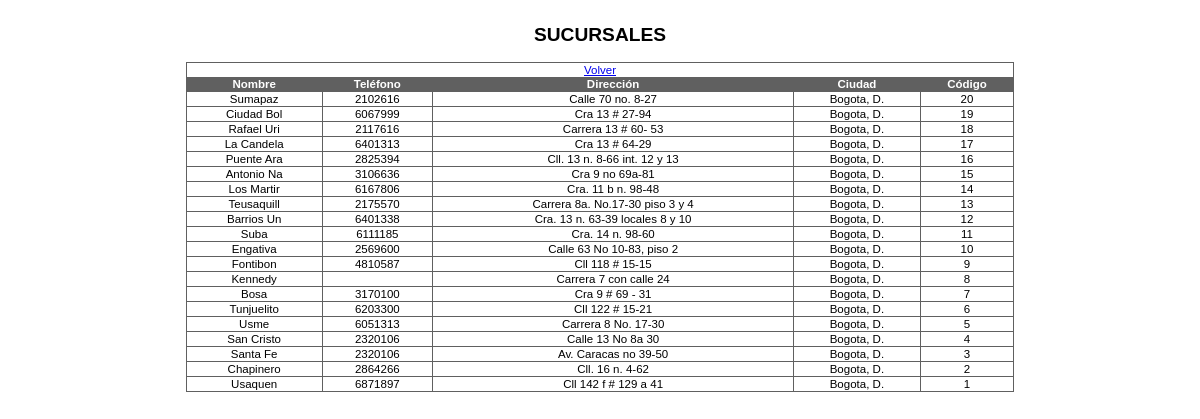
Page /views/sucursales.php (signed in) on the committed database.
### tables this page shows
CREATE TABLE IF NOT EXISTS `sucursal` (
  `suc_num` int(10) unsigned NOT NULL,
  `suc_nom` varchar(25) NOT NULL,
  `suc_dir` varchar(45) NOT NULL,
  `suc_tel` varchar(10) NOT NULL,
  `fk_ciu_num` int(10) unsigned NOT NULL,
  PRIMARY KEY (`suc_num`),
  KEY `fk_sucursal_ciudad1` (`fk_ciu_num`)
);

CREATE TABLE IF NOT EXISTS `ciudad` (
  `ciu_num` int(10) unsigned NOT NULL,
  `ciu_nom` varchar(25) NOT NULL,
  `fk_dep_num` int(10) unsigned NOT NULL,
  PRIMARY KEY (`ciu_num`),
  KEY `fk_ciudad_departamento1` (`fk_dep_num`)
);

### src/views/sucursales.php (called while the page is built, shortened)
<?php
    $vista = Vista::getInstance();
    $vista->ejecutarMostrarSucursales();
?>

### src/modelo/Dbase.php (called while the page is built, shortened)
<?php
class DBase
{
    private $link;
    private $server;
    private $dbname;
    private $username;
    private $password;
    private function __construct()
    {
        $this->server   = 'localhost:3306';
        $this->dbname   = 'xth_8767702_inmosys_db';
        $this->username = 'admin';
        $this->password = '1234';
        $this->link = null;
    }
    public function connectTo()
    {
	$this->link = mysql_connect($this->server, $this->username, $this->password);
        if($this->link==false)
            return false;
        else
        {
            if(!mysql_select_db($this->dbname, $this->link))
                return false;
            else
                return true;
        }
    }
    public function executeQry ($qry, &$num)
    {
        $result = mysql_query($qry, $this->link);
        return $result;
    }
}
?>

### src/ctrl/Control.php (called while the page is built, shortened)
<?php
    include_once("../modelo/Dbase.php");
class Control
{
    private $bdatos ;
    static private $instance;
    private function  __construct()
    {
        $this->bdatos = DBase::getInstance();
    }
    static public function getInstance()
    {
        if(self::$instance==NULL)
        {
            self::$instance = new Control();
        }
        return self::$instance;
    }
    public function srvObtenerVistaSucursales(&$datos,&$num)
    {
        $numrows=-1;
        $qry= "SELECT sucursal.suc_nom, sucursal.suc_num,sucursal.suc_tel,sucursal.suc_dir,ciudad.ciu_nom ".
               "FROM sucursal INNER JOIN ciudad ".
               "WHERE ciudad.ciu_num = sucursal.fk_ciu_num ".
               "ORDER BY suc_num DESC;";
        $this->bdatos->connectTo();
        $link= $this->bdatos->executeQry($qry, $numrows);
        if($numrows>=1)
        {
            return CodRes::EXITO;
        }
        else
        {
            $this->bdatos->close();
            return CodRes::SIN_REGISTROS;
        }
    }
}
?>

### src/Vista/HtmlGenerator.php (the view, shortened to what this page needs)
<?php
class HtmlGenerator
{
    public function imprimirDoctype()
    {
        print "<!DOCTYPE html PUBLIC \"-//W3C//DTD XHTML 1.0 Transitional//EN\" \"http://www.w3.org/TR/xhtml1/DTD/xhtml1-transitional.dtd\">".
                "<html xmlns=\"http://www.w3.org/1999/xhtml\">";
    }
    public function imprimirLinkCss($linkCss)
    {
        print "<link rel=\"stylesheet\" type=\"text/css\" href=\"".$linkCss."\" />";
    }
    public function imprimirVistaSucursales($datos, $num)
    {
        $this->imprimirDoctype();
        print "<head>";
        $this->imprimirLinkCss("../CSS/dhtmlgoodies_calendar.css");
        print "</head><body>";
        print "<table>"."<div align='center' ><div align='center' id='menu'>".
                "<table align='center' id='menu'>".
            "  <caption> <h2>".
            "    SUCURSALES".
            "  </h2></caption>".
                "<thead>".
                "<tr><td colspan ='5'><a href='javascript:window.history.back()'>Volver</a></td></tr>".
                "<th>Nombre</th>".
                "<th>Teléfono</th>".
                "<th>Dirección</th>".
                "<th>Ciudad</th>".
                "<th>Código</th>".
                "</thead><tbody>";
        for($i=0;$i<$num;$i++)
        {
            $cliente = explode(";", $datos[$i]);
            print "<tr>";
            for($j=0;$j<5;$j++)
            {
                print "<td>".$cliente[$j]."</td>";
            }
            print "</tr>";
        }
        print "</tbody></table></table></div></div>".
            "</body></html>";
    }
}
?>

### src/CSS/tablas.css (style rules this page uses)
#menu { font-family:"Trebuchet MS", Arial, Helvetica, sans-serif; width:70%; border-collapse:collapse; font-size: 0.8em; }
#menu td, #menu th { font-size:0.9em; border:1px solid #606060; padding:1px 1px 1px 1px; text-align:center; }
#menu th { font-size:0.9em; text-align:center; padding-top:0.5px; padding-bottom:0.5px; background-color:#606060; color:#ffffff; }

### rows in the picture
sucursal: suc_nom "Sumapaz", suc_tel "2102616", suc_dir "Calle 70 no. 8-27", suc_num "20"
ciudad: ciu_nom "Bogota, D."
sucursal: suc_nom "Ciudad Bol", suc_tel "6067999", suc_dir "Cra 13 # 27-94", suc_num "19"
sucursal: suc_nom "Rafael Uri", suc_tel "2117616", suc_dir "Carrera 13 # 60- 53", suc_num "18"
sucursal: suc_nom "La Candela", suc_tel "6401313", suc_dir "Cra 13 # 64-29", suc_num "17"
sucursal: suc_nom "Puente Ara", suc_tel "2825394", suc_dir "Cll. 13 n. 8-66 int. 12 y 13", suc_num "16"
sucursal: suc_nom "Antonio Na", suc_tel "3106636", suc_dir "Cra 9 no 69a-81", suc_num "15"
sucursal: suc_nom "Los Martir", suc_tel "6167806", suc_dir "Cra. 11 b n. 98-48", suc_num "14"
sucursal: suc_nom "Teusaquill", suc_tel "2175570", suc_dir "Carrera 8a. No.17-30 piso 3 y 4", suc_num "13"
sucursal: suc_nom "Barrios Un", suc_tel "6401338", suc_dir "Cra. 13 n. 63-39 locales 8 y 10", suc_num "12"
sucursal: suc_nom "Suba", suc_tel "6111185", suc_dir "Cra. 14 n. 98-60", suc_num "11"
sucursal: suc_nom "Engativa", suc_tel "2569600", suc_dir "Calle 63 No 10-83, piso 2", suc_num "10"
sucursal: suc_nom "Fontibon", suc_tel "4810587", suc_dir "Cll 118 # 15-15", suc_num "9"
sucursal: suc_nom "Kennedy", suc_dir "Carrera 7 con calle 24", suc_num "8"
sucursal: suc_nom "Bosa", suc_tel "3170100", suc_dir "Cra 9 # 69 - 31", suc_num "7"
sucursal: suc_nom "Tunjuelito", suc_tel "6203300", suc_dir "Cll 122 # 15-21", suc_num "6"
sucursal: suc_nom "Usme", suc_tel "6051313", suc_dir "Carrera 8 No. 17-30", suc_num "5"
sucursal: suc_nom "San Cristo", suc_tel "2320106", suc_dir "Calle 13 No 8a 30", suc_num "4"
sucursal: suc_nom "Santa Fe", suc_tel "2320106", suc_dir "Av. Caracas no 39-50", suc_num "3"
sucursal: suc_nom "Chapinero", suc_tel "2864266", suc_dir "Cll. 16 n. 4-62", suc_num "2"
sucursal: suc_nom "Usaquen", suc_tel "6871897", suc_dir "Cll 142 f # 129 a 41", suc_num "1"
